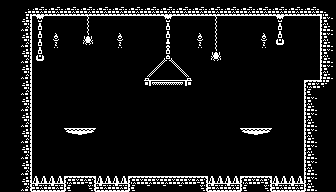

This game map was drawn from its Tiled (.tmx) file and the tilesets committed beside it. A one-line description and the full map source follow:
An orthogonal 21x12 tile map with 16x16 px tiles, 5 tile layers (bg, terrain, terrain_hidden, spike, ...), 2 tilesets and 7 objects (3x elevator, golem, player, door, data).

<map version="1.10" tiledversion="1.11.0" orientation="orthogonal" renderorder="right-down" width="21" height="12" tilewidth="16" tileheight="16" infinite="0" nextlayerid="36" nextobjectid="103">
 <tileset firstgid="1" source="../tilesets/terrain.tsx" />
 <tileset firstgid="145" source="../tilesets/objects.tsx" />
 <layer id="19" name="bg" width="21" height="12">
  <data encoding="csv">
0,0,0,0,0,0,0,0,0,0,0,0,0,0,0,0,0,0,0,0,0,
0,0,81,0,0,124,0,0,0,0,81,0,0,124,0,0,0,81,0,0,0,
0,0,79,132,0,133,0,132,0,0,80,0,132,124,0,0,132,88,0,0,0,
0,0,88,0,0,0,0,0,0,0,89,0,0,133,0,0,0,0,0,0,0,
0,0,0,0,0,0,0,0,0,97,98,99,0,0,0,0,0,0,0,0,0,
0,0,0,0,0,0,0,0,0,106,107,108,0,0,0,0,0,0,0,0,0,
0,0,0,0,0,0,0,0,0,0,0,0,0,0,0,0,0,0,0,0,0,
0,0,0,0,0,0,0,0,0,0,0,0,0,0,0,0,0,0,0,0,0,
0,0,0,0,0,0,0,0,0,0,0,0,0,0,0,0,0,0,0,0,0,
0,0,0,0,0,0,0,0,0,0,0,0,0,0,0,0,0,0,0,0,0,
0,0,0,0,0,0,0,0,0,0,0,0,0,0,0,0,0,0,0,0,0,
0,0,0,0,0,0,0,0,0,0,0,0,0,0,0,0,0,0,0,0,0
</data>
 </layer>
 <objectgroup id="27" name="bg_details" />
 <layer id="18" name="terrain" width="21" height="12">
  <data encoding="csv">
0,14,20,20,20,20,20,20,20,20,20,20,20,20,20,20,20,20,20,20,23,
0,12,0,0,0,0,0,0,0,0,0,0,0,0,0,0,0,0,0,0,10,
0,12,0,0,0,0,0,0,0,0,0,0,0,0,0,0,0,0,0,0,10,
0,12,0,0,0,0,0,0,0,0,0,0,0,0,0,0,0,0,0,0,10,
0,12,0,0,0,0,0,0,0,0,0,0,0,0,0,0,0,0,0,0,10,
0,12,0,0,0,0,0,0,0,0,0,0,0,0,0,0,0,0,0,1,32,
0,12,0,0,0,0,0,0,0,0,0,0,0,0,0,0,0,0,0,10,0,
0,12,0,0,0,0,0,0,0,0,0,0,0,0,0,0,0,0,0,10,0,
0,12,0,0,0,0,0,0,0,0,0,0,0,0,0,0,0,0,0,10,0,
0,12,0,0,0,0,0,0,0,0,0,0,0,0,0,0,0,0,0,10,0,
0,12,0,0,0,0,0,0,0,0,0,0,0,0,0,0,0,0,0,10,0,
0,12,0,0,1,3,0,0,1,2,2,2,3,0,0,1,3,0,0,10,0
</data>
 </layer>
 <layer id="32" name="terrain_hidden" width="21" height="12">
  <data encoding="csv">
0,0,0,0,0,0,0,0,0,0,0,0,0,0,0,0,0,0,0,0,0,
0,0,0,0,0,0,0,0,0,0,0,0,0,0,0,0,0,0,0,0,0,
0,0,0,0,0,0,0,0,0,0,0,0,0,0,0,0,0,0,0,0,0,
0,0,0,0,0,0,0,0,0,0,0,0,0,0,0,0,0,0,0,0,0,
0,0,0,0,0,0,0,0,0,0,0,0,0,0,0,0,0,0,0,0,0,
0,0,0,0,0,0,0,0,0,0,0,0,0,0,0,0,0,0,0,0,0,
0,0,0,0,0,0,0,0,0,0,0,0,0,0,0,0,0,0,0,0,0,
0,0,0,0,0,0,0,0,0,0,0,0,0,0,0,0,0,0,0,0,0,
0,0,0,0,0,0,0,0,0,0,0,0,0,0,0,0,0,0,0,0,0,
0,0,0,0,0,0,0,0,0,0,0,0,0,0,0,0,0,0,0,0,0,
0,0,0,0,0,0,0,0,0,0,0,0,0,0,0,0,0,0,0,0,0,
0,0,0,0,0,0,0,0,0,0,0,0,0,0,0,0,0,0,0,0,0
</data>
 </layer>
 <layer id="20" name="spike" width="21" height="12">
  <data encoding="csv">
0,0,0,0,0,0,0,0,0,0,0,0,0,0,0,0,0,0,0,0,0,
0,0,0,0,0,0,0,0,0,0,0,0,0,0,0,0,0,0,0,0,0,
0,0,0,0,0,0,0,0,0,0,0,0,0,0,0,0,0,0,0,0,0,
0,0,0,0,0,0,0,0,0,0,0,0,0,0,0,0,0,0,0,0,0,
0,0,0,0,0,0,0,0,0,0,0,0,0,0,0,0,0,0,0,0,0,
0,0,0,0,0,0,0,0,0,0,0,0,0,0,0,0,0,0,0,0,0,
0,0,0,0,0,0,0,0,0,0,0,0,0,0,0,0,0,0,0,0,0,
0,0,0,0,0,0,0,0,0,0,0,0,0,0,0,0,0,0,0,0,0,
0,0,0,0,0,0,0,0,0,0,0,0,0,0,0,0,0,0,0,0,0,
0,0,0,0,0,0,0,0,0,0,0,0,0,0,0,0,0,0,0,0,0,
0,0,0,0,0,0,0,0,0,0,0,0,0,0,0,0,0,0,0,0,0,
0,0,96,96,0,0,96,96,0,0,0,0,0,96,96,0,0,96,96,0,0
</data>
 </layer>
 <layer id="22" name="platform" width="21" height="12">
  <data encoding="csv">
0,0,0,0,0,0,0,0,0,0,0,0,0,0,0,0,0,0,0,0,0,
0,0,0,0,0,0,0,0,0,0,0,0,0,0,0,0,0,0,0,0,0,
0,0,0,0,0,0,0,0,0,0,0,0,0,0,0,0,0,0,0,0,0,
0,0,0,0,0,0,0,0,0,0,0,0,0,0,0,0,0,0,0,0,0,
0,0,0,0,0,0,0,0,0,0,0,0,0,0,0,0,0,0,0,0,0,
0,0,0,0,0,0,0,0,0,0,0,0,0,0,0,0,0,0,0,0,0,
0,0,0,0,0,0,0,0,0,0,0,0,0,0,0,0,0,0,0,0,0,
0,0,0,0,0,0,0,0,0,0,0,0,0,0,0,0,0,0,0,0,0,
0,0,0,0,115,117,0,0,0,0,0,0,0,0,0,115,117,0,0,0,0,
0,0,0,0,0,0,0,0,0,0,0,0,0,0,0,0,0,0,0,0,0,
0,0,0,0,0,0,0,0,0,0,0,0,0,0,0,0,0,0,0,0,0,
0,0,0,0,0,0,0,0,0,0,0,0,0,0,0,0,0,0,0,0,0
</data>
 </layer>
 <objectgroup id="10" name="enemies">
  <object id="96" name="golem" gid="159" x="136" y="176" width="62" height="62" />
 </objectgroup>
 <objectgroup id="30" name="objects">
  <object id="98" name="player" gid="145" x="72" y="160" width="16" height="16" />
  <object id="102" name="door" gid="160" x="304" y="80" width="16" height="16" />
 </objectgroup>
 <objectgroup id="35" name="moving_objects">
  <object id="99" name="elevator" x="48" y="96" width="64" height="16">
   <properties>
    <property name="platform" type="bool" value="true" />
    <property name="speed" type="int" value="24" />
   </properties>
  </object>
  <object id="100" name="elevator" x="208" y="96" width="64" height="16">
   <properties>
    <property name="platform" type="bool" value="true" />
    <property name="speed" type="int" value="23" />
   </properties>
  </object>
  <object id="101" name="elevator" x="48" y="64" width="224" height="16">
   <properties>
    <property name="platform" type="bool" value="true" />
    <property name="speed" type="int" value="22" />
   </properties>
  </object>
 </objectgroup>
 <objectgroup id="33" name="npc" />
 <objectgroup id="34" name="items" />
 <objectgroup id="28" name="data">
  <object id="39" name="data" x="0" y="0" width="16" height="16">
   <properties>
    <property name="level_unlock" type="int" value="0" />
   </properties>
  </object>
 </objectgroup>
</map>
